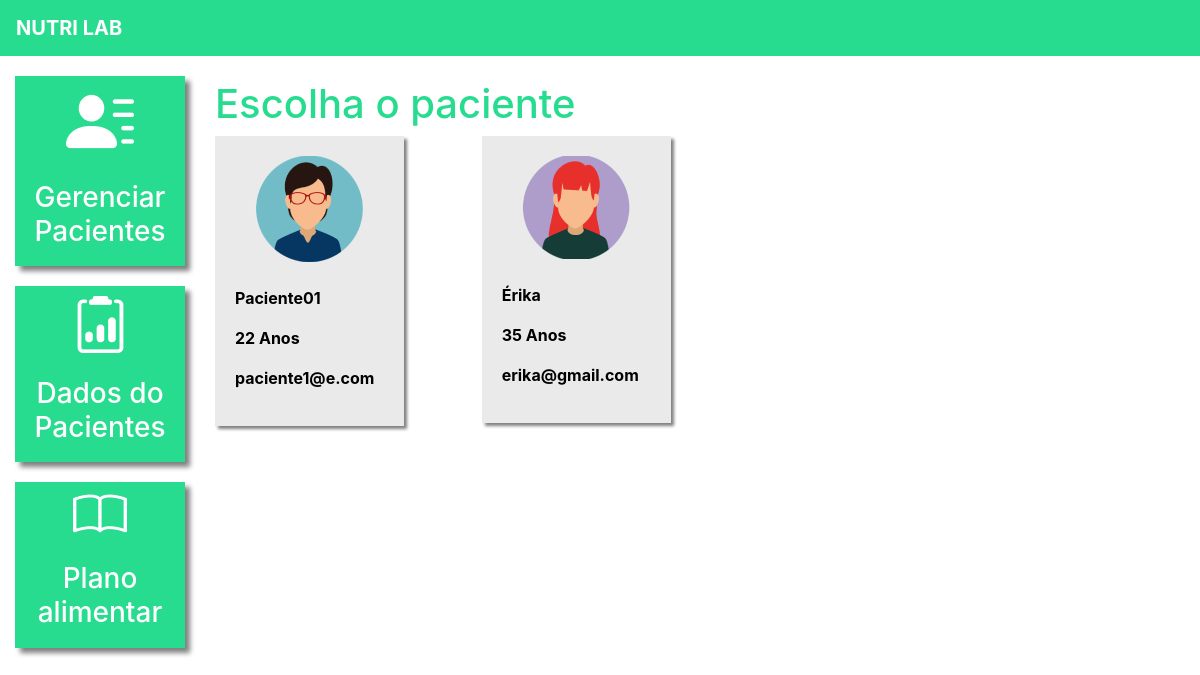
Before: /dados_paciente/ (signed in) with the older database file.
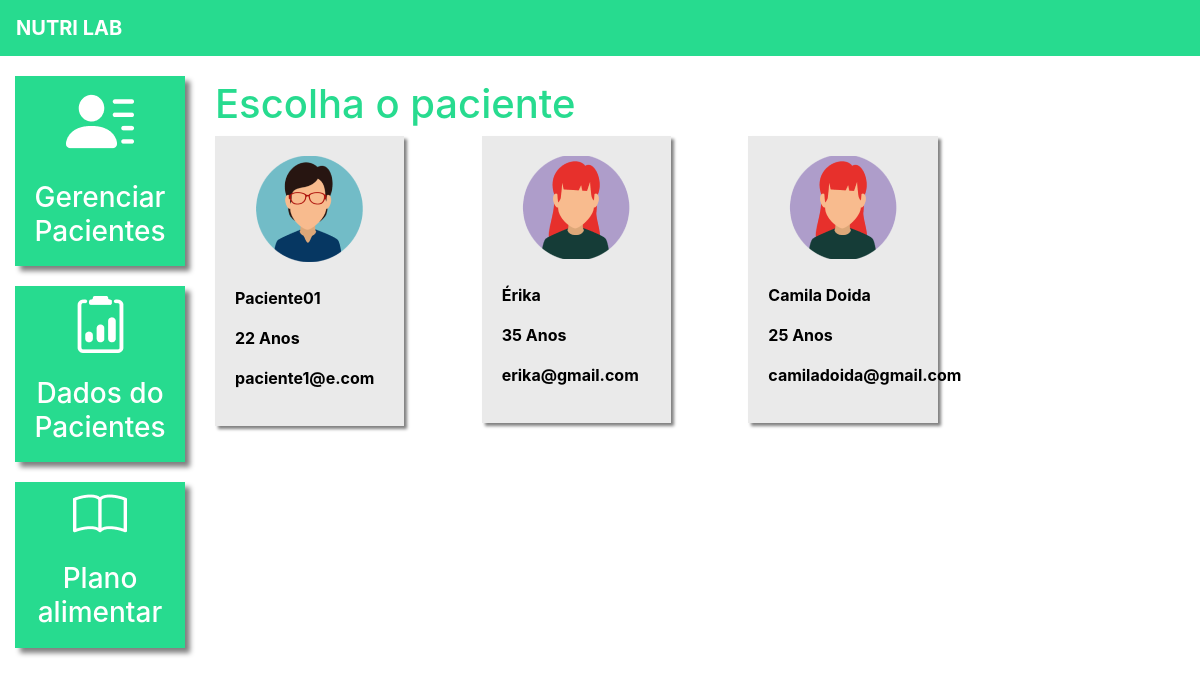
After: the same page with the newer database file.
### plataforma/models.py (models this page shows, shortened)
class Pacientes(models.Model):
    choices_sexo = (('F', 'Feminino'),
                    ('M', 'Maculino'))
    nome = models.CharField(max_length=50)
    sexo = models.CharField(max_length=1, choices=choices_sexo)
    idade = models.IntegerField()
    email = models.EmailField()
    telefone = models.CharField(max_length=19)
    nutri = models.ForeignKey(User, on_delete=models.CASCADE)

### plataforma/views.py (the view)
# urls.py: path('dados_paciente/', views.dados_paciente_listar, name="dados_paciente_listar"),
@login_required(login_url='/auth/logar/')
def dados_paciente_listar(request):
    if request.method == "GET":
        pacientes = Pacientes.objects.filter(nutri=request.user)
        return render(request, 'dados_paciente_listar.html', {'pacientes': pacientes})

### plataforma/templates/dados_paciente_listar.html (shortened to what this page needs)
{% extends 'base_plataforma.html' %}
{% load static %}
{% block 'plataforma' %}
    <br>
		<h1 class="titulo">Escolha o paciente</h1>
    <div  class="row">
        {% for paciente in pacientes%}
            <div class="col-md-4">
                <a href=" {% url 'dados_paciente' paciente.id %}" class="link-hover">
                    <div class="card-paciente">
                        <div class="foto-perfil">
                            {% if paciente.sexo == "M"%}
                                <img src="{% static 'plataforma/img/perfil2.png' %}">
                            {% else %}
                                <img src="{% static 'plataforma/img/perfil1.png' %}">
                            {% endif %}
                        </div>
                        <br>
                        <p class="dados">{{paciente.nome}}</p>
                        <p class="dados">{{paciente.idade}} Anos</p>
                        <p class="dados">{{paciente.email}}</p>
                    </div>
                </a>
            </div>
        {% endfor %}
    </div>
{% endblock%}

Changed rows visible on the page:
added Pacientes: nome "Camila Doida", idade "25", email "camiladoida@gmail.com"
